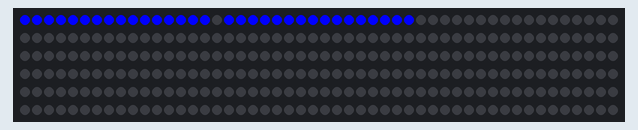
Simulated run of this sketch. Board: ESP8266 (NodeMCU). On the bench: 300 RGB LEDs in strip order, left to right, continuing on the next row.

Above: at 1.95 s.
At 5.73 s:
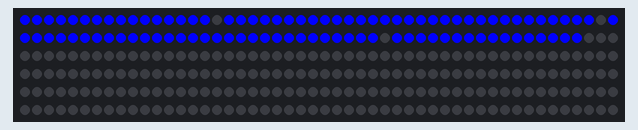
At 9.51 s:
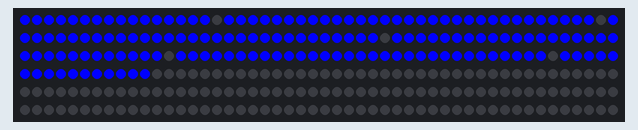
At 13.29 s:
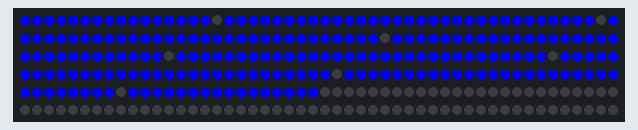
At 17.7 s:
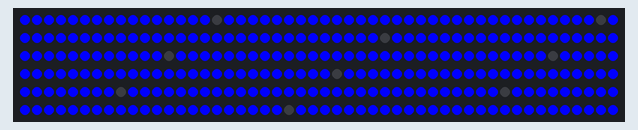

The sketch:

grid.ino
```cpp
#include <Adafruit_NeoPixel.h>
#define PIN       D6
#define NUMPIXELS 300
#define DELAY1     25
#define DELAY2     50
int colors[5][3] = {{255,0,0},{0,255,0},{0,255,255},{0,0,255},{255,0,255}};
int rgb = 1;

Adafruit_NeoPixel pixels(NUMPIXELS, PIN, NEO_GRB + NEO_KHZ800);

void setup() {
  // put your setup code here, to run once:
  pixels.begin();
}

void loop() {
  for (int i = 0; i < NUMPIXELS; i++) {
    SetXYColor(i % 16, floor(i / 16), 0, 0, 255);
    pixels.show();
    delay(50);
  }
}

void SetXYColor(int x, int y, int r, int g, int b) {
  if (y % 2 == 0) {
    pixels.setPixelColor(x + y * 16, pixels.Color(r, g, b));
  } else {
    pixels.setPixelColor(16 - x + y * 16, pixels.Color(r, g, b));
  }
}
```
